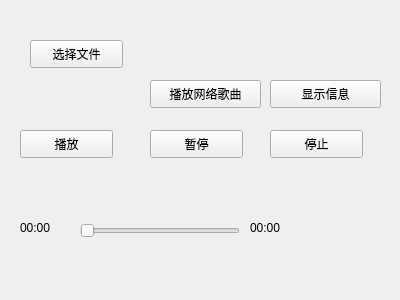
<?xml version="1.0" encoding="UTF-8"?>
<ui version="4.0">
 <class>TestPlayer</class>
 <widget class="QWidget" name="TestPlayer">
  <property name="geometry">
   <rect>
    <x>0</x>
    <y>0</y>
    <width>400</width>
    <height>300</height>
   </rect>
  </property>
  <property name="windowTitle">
   <string>Form</string>
  </property>
  <widget class="QPushButton" name="pushButton">
   <property name="geometry">
    <rect>
     <x>30</x>
     <y>40</y>
     <width>93</width>
     <height>28</height>
    </rect>
   </property>
   <property name="text">
    <string>选择文件</string>
   </property>
  </widget>
  <widget class="QSlider" name="horizontalSlider">
   <property name="geometry">
    <rect>
     <x>80</x>
     <y>220</y>
     <width>160</width>
     <height>22</height>
    </rect>
   </property>
   <property name="orientation">
    <enum>Qt::Horizontal</enum>
   </property>
  </widget>
  <widget class="QPushButton" name="pushButton_2">
   <property name="geometry">
    <rect>
     <x>20</x>
     <y>130</y>
     <width>93</width>
     <height>28</height>
    </rect>
   </property>
   <property name="text">
    <string>播放</string>
   </property>
  </widget>
  <widget class="QPushButton" name="pushButton_3">
   <property name="geometry">
    <rect>
     <x>150</x>
     <y>130</y>
     <width>93</width>
     <height>28</height>
    </rect>
   </property>
   <property name="text">
    <string>暂停</string>
   </property>
  </widget>
  <widget class="QPushButton" name="pushButton_4">
   <property name="geometry">
    <rect>
     <x>270</x>
     <y>130</y>
     <width>93</width>
     <height>28</height>
    </rect>
   </property>
   <property name="text">
    <string>停止</string>
   </property>
  </widget>
  <widget class="QLabel" name="label_curr">
   <property name="geometry">
    <rect>
     <x>20</x>
     <y>220</y>
     <width>51</width>
     <height>16</height>
    </rect>
   </property>
   <property name="text">
    <string>00:00</string>
   </property>
  </widget>
  <widget class="QLabel" name="label_duration">
   <property name="geometry">
    <rect>
     <x>250</x>
     <y>220</y>
     <width>51</width>
     <height>16</height>
    </rect>
   </property>
   <property name="text">
    <string>00:00</string>
   </property>
  </widget>
  <widget class="QPushButton" name="pushButton_5">
   <property name="geometry">
    <rect>
     <x>150</x>
     <y>80</y>
     <width>111</width>
     <height>28</height>
    </rect>
   </property>
   <property name="text">
    <string>播放网络歌曲</string>
   </property>
  </widget>
  <widget class="QPushButton" name="pushButton_6">
   <property name="geometry">
    <rect>
     <x>270</x>
     <y>80</y>
     <width>111</width>
     <height>28</height>
    </rect>
   </property>
   <property name="text">
    <string>显示信息</string>
   </property>
  </widget>
 </widget>
 <resources/>
 <connections/>
</ui>
